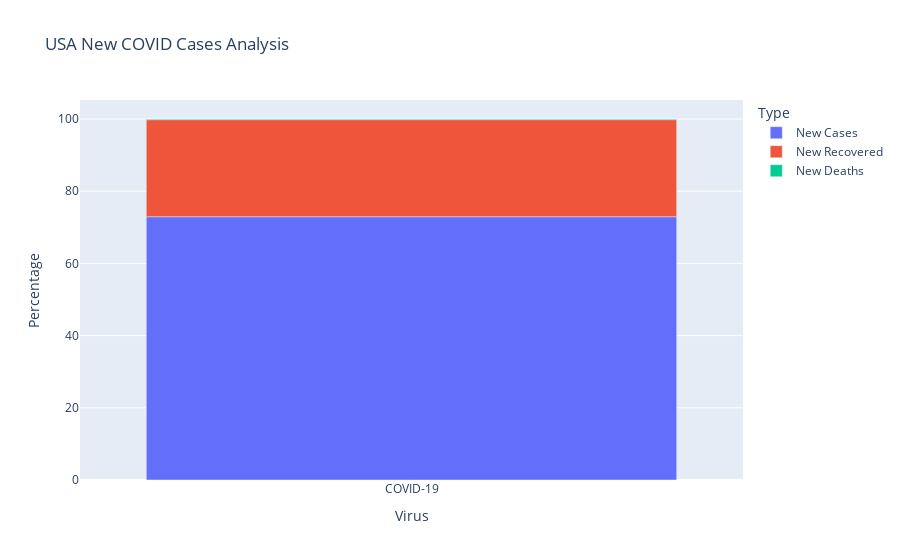

Here is the notebook cell this chart was saved with:
### Code cell
fig = px.bar(percent_df, x='Virus', y='Percentage', color = 'Type', hover_data=['Total'], title='USA New COVID Cases Analysis')
fig.show()

### Figure 1 — Plotly figure (JSON) as saved in the notebook; plotly's stock layout.template omitted (floating-point values rounded to 4 significant figures)
{"data": [{"alignmentgroup": "True", "customdata": [[3234667]], "hovertemplate": "Type=New Cases<br>Virus=%{x}<br>Percentage=%{y}<br>Total=%{customdata[0]}<extra></extra>", "legendgroup": "New Cases", "marker": {"color": "#636efa"}, "name": "New Cases", "offsetgroup": "New Cases", "orientation": "v", "showlegend": true, "textposition": "auto", "type": "bar", "x": ["COVID-19"], "xaxis": "x", "y": [72.94], "yaxis": "y"}, {"alignmentgroup": "True", "customdata": [[1192025]], "hovertemplate": "Type=New Recovered<br>Virus=%{x}<br>Percentage=%{y}<br>Total=%{customdata[0]}<extra></extra>", "legendgroup": "New Recovered", "marker": {"color": "#EF553B"}, "name": "New Recovered", "offsetgroup": "New Recovered", "orientation": "v", "showlegend": true, "textposition": "auto", "type": "bar", "x": ["COVID-19"], "xaxis": "x", "y": [26.88], "yaxis": "y"}, {"alignmentgroup": "True", "customdata": [[7883]], "hovertemplate": "Type=New Deaths<br>Virus=%{x}<br>Percentage=%{y}<br>Total=%{customdata[0]}<extra></extra>", "legendgroup": "New Deaths", "marker": {"color": "#00cc96"}, "name": "New Deaths", "offsetgroup": "New Deaths", "orientation": "v", "showlegend": true, "textposition": "auto", "type": "bar", "x": ["COVID-19"], "xaxis": "x", "y": [0.18], "yaxis": "y"}], "layout": {"barmode": "relative", "legend": {"title": {"text": "Type"}, "tracegroupgap": 0}, "title": {"text": "USA New COVID Cases Analysis"}, "xaxis": {"anchor": "y", "domain": [0, 1], "title": {"text": "Virus"}}, "yaxis": {"anchor": "x", "domain": [0, 1], "title": {"text": "Percentage"}}}}
